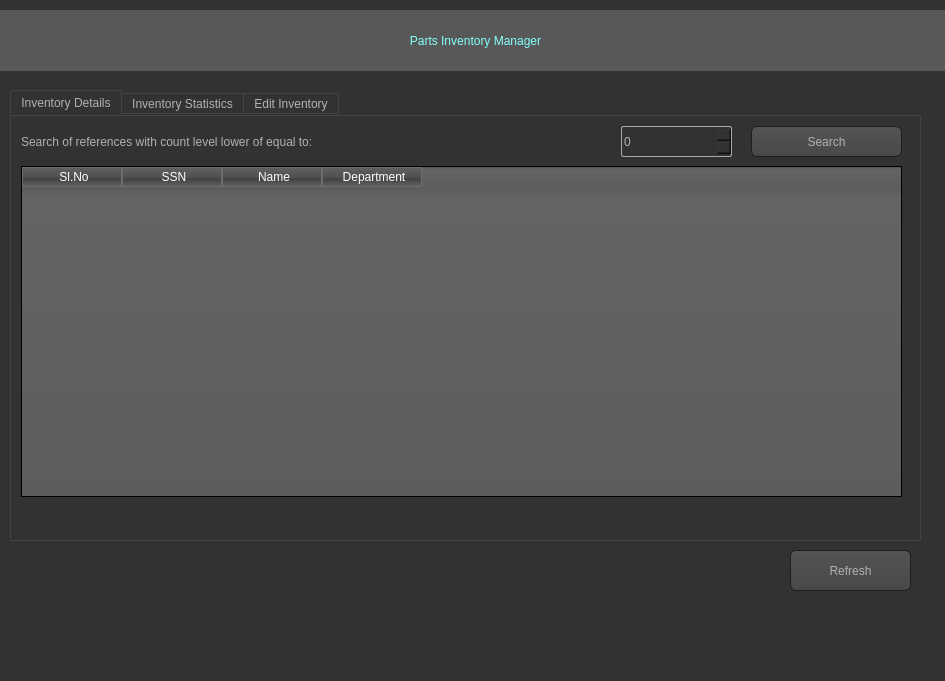
<?xml version="1.0" encoding="UTF-8"?>
<ui version="4.0">
 <class>MainWindow</class>
 <widget class="QMainWindow" name="MainWindow">
  <property name="geometry">
   <rect>
    <x>0</x>
    <y>0</y>
    <width>945</width>
    <height>681</height>
   </rect>
  </property>
  <property name="windowTitle">
   <string>Parts Inventory</string>
  </property>
  <property name="windowIcon">
   <iconset>
    <normaloff>C:/Users/subha/Downloads/pngwing.com.png</normaloff>C:/Users/subha/Downloads/pngwing.com.png</iconset>
  </property>
  <property name="styleSheet">
   <string notr="true">QToolTip
{
     border: 1px solid black;
     background-color: #ffa02f;
     padding: 1px;
     border-radius: 3px;
     opacity: 100;
}

QWidget
{
    color: #b1b1b1;
    background-color: #323232;
}

QTreeView, QListView
{
    background-color: silver;
    margin-left: 5px;
}

QWidget:item:hover
{
    background-color: QLinearGradient( x1: 0, y1: 0, x2: 0, y2: 1, stop: 0 #ffa02f, stop: 1 #ca0619);
    color: #000000;
}

QWidget:item:selected
{
    background-color: QLinearGradient( x1: 0, y1: 0, x2: 0, y2: 1, stop: 0 #ffa02f, stop: 1 #d7801a);
}

QMenuBar::item
{
    background: transparent;
}

QMenuBar::item:selected
{
    background: transparent;
    border: 1px solid #ffaa00;
}

QMenuBar::item:pressed
{
    background: #444;
    border: 1px solid #000;
    background-color: QLinearGradient(
        x1:0, y1:0,
        x2:0, y2:1,
        stop:1 #212121,
        stop:0.4 #343434/*,
        stop:0.2 #343434,
        stop:0.1 #ffaa00*/
    );
    margin-bottom:-1px;
    padding-bottom:1px;
}

QMenu
{
    border: 1px solid #000;
}

QMenu::item
{
    padding: 2px 20px 2px 20px;
}

QMenu::item:selected
{
    color: #000000;
}

QWidget:disabled
{
    color: #808080;
    background-color: #323232;
}

QAbstractItemView
{
    background-color: QLinearGradient( x1: 0, y1: 0, x2: 0, y2: 1, stop: 0 #4d4d4d, stop: 0.1 #646464, stop: 1 #5d5d5d);
}

QWidget:focus
{
    /*border: 1px solid darkgray;*/
}

QLineEdit
{
    background-color: QLinearGradient( x1: 0, y1: 0, x2: 0, y2: 1, stop: 0 #4d4d4d, stop: 0 #646464, stop: 1 #5d5d5d);
    padding: 1px;
    border-style: solid;
    border: 1px solid #1e1e1e;
    border-radius: 5;
}

QPushButton
{
    color: #b1b1b1;
    background-color: QLinearGradient( x1: 0, y1: 0, x2: 0, y2: 1, stop: 0 #565656, stop: 0.1 #525252, stop: 0.5 #4e4e4e, stop: 0.9 #4a4a4a, stop: 1 #464646);
    border-width: 1px;
    border-color: #1e1e1e;
    border-style: solid;
    border-radius: 6;
    padding: 3px;
    font-size: 12px;
    padding-left: 5px;
    padding-right: 5px;
    min-width: 40px;
}

QPushButton:pressed
{
    background-color: QLinearGradient( x1: 0, y1: 0, x2: 0, y2: 1, stop: 0 #2d2d2d, stop: 0.1 #2b2b2b, stop: 0.5 #292929, stop: 0.9 #282828, stop: 1 #252525);
}

QComboBox
{
    selection-background-color: #ffaa00;
    background-color: QLinearGradient( x1: 0, y1: 0, x2: 0, y2: 1, stop: 0 #565656, stop: 0.1 #525252, stop: 0.5 #4e4e4e, stop: 0.9 #4a4a4a, stop: 1 #464646);
    border-style: solid;
    border: 1px solid #1e1e1e;
    border-radius: 5;
}

QComboBox:hover,QPushButton:hover
{
    border: 2px solid QLinearGradient( x1: 0, y1: 0, x2: 0, y2: 1, stop: 0 #ffa02f, stop: 1 #d7801a);
}


QComboBox:on
{
    padding-top: 3px;
    padding-left: 4px;
    background-color: QLinearGradient( x1: 0, y1: 0, x2: 0, y2: 1, stop: 0 #2d2d2d, stop: 0.1 #2b2b2b, stop: 0.5 #292929, stop: 0.9 #282828, stop: 1 #252525);
    selection-background-color: #ffaa00;
}

QComboBox QAbstractItemView
{
    border: 2px solid darkgray;
    selection-background-color: QLinearGradient( x1: 0, y1: 0, x2: 0, y2: 1, stop: 0 #ffa02f, stop: 1 #d7801a);
}

QComboBox::drop-down
{
     subcontrol-origin: padding;
     subcontrol-position: top right;
     width: 15px;

     border-left-width: 0px;
     border-left-color: darkgray;
     border-left-style: solid; /* just a single line */
     border-top-right-radius: 3px; /* same radius as the QComboBox */
     border-bottom-right-radius: 3px;
 }

QComboBox::down-arrow
{
     image: url(:/dark_orange/img/down_arrow.png);
}

QGroupBox
{
    border: 1px solid darkgray;
    margin-top: 10px;
}

QGroupBox:focus
{
    border: 1px solid darkgray;
}

QTextEdit:focus
{
    border: 1px solid darkgray;
}

QScrollBar:horizontal {
     border: 1px solid #222222;
     background: QLinearGradient( x1: 0, y1: 0, x2: 0, y2: 1, stop: 0.0 #121212, stop: 0.2 #282828, stop: 1 #484848);
     height: 7px;
     margin: 0px 16px 0 16px;
}

QScrollBar::handle:horizontal
{
      background: QLinearGradient( x1: 0, y1: 0, x2: 1, y2: 0, stop: 0 #ffa02f, stop: 0.5 #d7801a, stop: 1 #ffa02f);
      min-height: 20px;
      border-radius: 2px;
}

QScrollBar::add-line:horizontal {
      border: 1px solid #1b1b19;
      border-radius: 2px;
      background: QLinearGradient( x1: 0, y1: 0, x2: 1, y2: 0, stop: 0 #ffa02f, stop: 1 #d7801a);
      width: 14px;
      subcontrol-position: right;
      subcontrol-origin: margin;
}

QScrollBar::sub-line:horizontal {
      border: 1px solid #1b1b19;
      border-radius: 2px;
      background: QLinearGradient( x1: 0, y1: 0, x2: 1, y2: 0, stop: 0 #ffa02f, stop: 1 #d7801a);
      width: 14px;
     subcontrol-position: left;
     subcontrol-origin: margin;
}

QScrollBar::right-arrow:horizontal, QScrollBar::left-arrow:horizontal
{
      border: 1px solid black;
      width: 1px;
      height: 1px;
      background: white;
}

QScrollBar::add-page:horizontal, QScrollBar::sub-page:horizontal
{
      background: none;
}

QScrollBar:vertical
{
      background: QLinearGradient( x1: 0, y1: 0, x2: 1, y2: 0, stop: 0.0 #121212, stop: 0.2 #282828, stop: 1 #484848);
      width: 7px;
      margin: 16px 0 16px 0;
      border: 1px solid #222222;
}

QScrollBar::handle:vertical
{
      background: QLinearGradient( x1: 0, y1: 0, x2: 0, y2: 1, stop: 0 #ffa02f, stop: 0.5 #d7801a, stop: 1 #ffa02f);
      min-height: 20px;
      border-radius: 2px;
}

QScrollBar::add-line:vertical
{
      border: 1px solid #1b1b19;
      border-radius: 2px;
      background: QLinearGradient( x1: 0, y1: 0, x2: 0, y2: 1, stop: 0 #ffa02f, stop: 1 #d7801a);
      height: 14px;
      subcontrol-position: bottom;
      subcontrol-origin: margin;
}

QScrollBar::sub-line:vertical
{
      border: 1px solid #1b1b19;
      border-radius: 2px;
      background: QLinearGradient( x1: 0, y1: 0, x2: 0, y2: 1, stop: 0 #d7801a, stop: 1 #ffa02f);
      height: 14px;
      subcontrol-position: top;
      subcontrol-origin: margin;
}

QScrollBar::up-arrow:vertical, QScrollBar::down-arrow:vertical
{
      border: 1px solid black;
      width: 1px;
      height: 1px;
      background: white;
}


QScrollBar::add-page:vertical, QScrollBar::sub-page:vertical
{
      background: none;
}

QTextEdit
{
    background-color: #242424;
}

QPlainTextEdit
{
    background-color: #242424;
}

QHeaderView::section
{
    background-color: QLinearGradient(x1:0, y1:0, x2:0, y2:1, stop:0 #616161, stop: 0.5 #505050, stop: 0.6 #434343, stop:1 #656565);
    color: white;
    padding-left: 4px;
    border: 1px solid #6c6c6c;
}

QCheckBox:disabled
{
color: #414141;
}

QDockWidget::title
{
    text-align: center;
    spacing: 3px; /* spacing between items in the tool bar */
    background-color: QLinearGradient(x1:0, y1:0, x2:0, y2:1, stop:0 #323232, stop: 0.5 #242424, stop:1 #323232);
}

QDockWidget::close-button, QDockWidget::float-button
{
    text-align: center;
    spacing: 1px; /* spacing between items in the tool bar */
    background-color: QLinearGradient(x1:0, y1:0, x2:0, y2:1, stop:0 #323232, stop: 0.5 #242424, stop:1 #323232);
}

QDockWidget::close-button:hover, QDockWidget::float-button:hover
{
    background: #242424;
}

QDockWidget::close-button:pressed, QDockWidget::float-button:pressed
{
    padding: 1px -1px -1px 1px;
}

QMainWindow::separator
{
    background-color: QLinearGradient(x1:0, y1:0, x2:0, y2:1, stop:0 #161616, stop: 0.5 #151515, stop: 0.6 #212121, stop:1 #343434);
    color: white;
    padding-left: 4px;
    border: 1px solid #4c4c4c;
    spacing: 3px; /* spacing between items in the tool bar */
}

QMainWindow::separator:hover
{

    background-color: QLinearGradient(x1:0, y1:0, x2:0, y2:1, stop:0 #d7801a, stop:0.5 #b56c17 stop:1 #ffa02f);
    color: white;
    padding-left: 4px;
    border: 1px solid #6c6c6c;
    spacing: 3px; /* spacing between items in the tool bar */
}

QToolBar::handle
{
     spacing: 3px; /* spacing between items in the tool bar */
     background: url(:/dark_orange/img/handle.png);
}

QMenu::separator
{
    height: 2px;
    background-color: QLinearGradient(x1:0, y1:0, x2:0, y2:1, stop:0 #161616, stop: 0.5 #151515, stop: 0.6 #212121, stop:1 #343434);
    color: white;
    padding-left: 4px;
    margin-left: 10px;
    margin-right: 5px;
}

QProgressBar
{
    border: 2px solid grey;
    border-radius: 5px;
    text-align: center;
}

QProgressBar::chunk
{
    background-color: #d7801a;
    width: 2.15px;
    margin: 0.5px;
}

QTabBar::tab {
    color: #b1b1b1;
    border: 1px solid #444;
    border-bottom-style: none;
    background-color: #323232;
    padding-left: 10px;
    padding-right: 10px;
    padding-top: 3px;
    padding-bottom: 2px;
    margin-right: -1px;
}

QTabWidget::pane {
    border: 1px solid #444;
    top: 1px;
}

QTabBar::tab:last
{
    margin-right: 0; /* the last selected tab has nothing to overlap with on the right */
    border-top-right-radius: 3px;
}

QTabBar::tab:first:!selected
{
 margin-left: 0px; /* the last selected tab has nothing to overlap with on the right */


    border-top-left-radius: 3px;
}

QTabBar::tab:!selected
{
    color: #b1b1b1;
    border-bottom-style: solid;
    margin-top: 3px;
    background-color: QLinearGradient(x1:0, y1:0, x2:0, y2:1, stop:1 #212121, stop:.4 #343434);
}

QTabBar::tab:selected
{
    border-top-left-radius: 3px;
    border-top-right-radius: 3px;
    margin-bottom: 0px;
}

QTabBar::tab:!selected:hover
{
    /*border-top: 2px solid #ffaa00;
    padding-bottom: 3px;*/
    border-top-left-radius: 3px;
    border-top-right-radius: 3px;
    background-color: QLinearGradient(x1:0, y1:0, x2:0, y2:1, stop:1 #212121, stop:0.4 #343434, stop:0.2 #343434, stop:0.1 #ffaa00);
}

QRadioButton::indicator:checked, QRadioButton::indicator:unchecked{
    color: #b1b1b1;
    background-color: #323232;
    border: 1px solid #b1b1b1;
    border-radius: 6px;
}

QRadioButton::indicator:checked
{
    background-color: qradialgradient(
        cx: 0.5, cy: 0.5,
        fx: 0.5, fy: 0.5,
        radius: 1.0,
        stop: 0.25 #ffaa00,
        stop: 0.3 #323232
    );
}

QCheckBox::indicator{
    color: #b1b1b1;
    background-color: #323232;
    border: 1px solid #b1b1b1;
    width: 9px;
    height: 9px;
}

QRadioButton::indicator
{
    border-radius: 6px;
}

QRadioButton::indicator:hover, QCheckBox::indicator:hover
{
    border: 1px solid #ffaa00;
}

QCheckBox::indicator:checked
{
    image:url(:/dark_orange/img/checkbox.png);
}

QCheckBox::indicator:disabled, QRadioButton::indicator:disabled
{
    border: 1px solid #444;
}


QSlider::groove:horizontal {
    border: 1px solid #3A3939;
    height: 8px;
    background: #201F1F;
    margin: 2px 0;
    border-radius: 2px;
}

QSlider::handle:horizontal {
    background: QLinearGradient( x1: 0, y1: 0, x2: 0, y2: 1,
      stop: 0.0 silver, stop: 0.2 #a8a8a8, stop: 1 #727272);
    border: 1px solid #3A3939;
    width: 14px;
    height: 14px;
    margin: -4px 0;
    border-radius: 2px;
}

QSlider::groove:vertical {
    border: 1px solid #3A3939;
    width: 8px;
    background: #201F1F;
    margin: 0 0px;
    border-radius: 2px;
}

QSlider::handle:vertical {
    background: QLinearGradient( x1: 0, y1: 0, x2: 0, y2: 1, stop: 0.0 silver,
      stop: 0.2 #a8a8a8, stop: 1 #727272);
    border: 1px solid #3A3939;
    width: 14px;
    height: 14px;
    margin: 0 -4px;
    border-radius: 2px;
}

QAbstractSpinBox {
    padding-top: 2px;
    padding-bottom: 2px;
    border: 1px solid darkgray;

    border-radius: 2px;
    min-width: 50px;
}

</string>
  </property>
  <widget class="QWidget" name="centralwidget">
   <widget class="QTabWidget" name="tabWidget">
    <property name="geometry">
     <rect>
      <x>10</x>
      <y>90</y>
      <width>911</width>
      <height>451</height>
     </rect>
    </property>
    <property name="styleSheet">
     <string notr="true">font: 16pt &quot;Century Gothic&quot;;</string>
    </property>
    <property name="currentIndex">
     <number>0</number>
    </property>
    <widget class="QWidget" name="tab">
     <attribute name="title">
      <string>Inventory Details</string>
     </attribute>
     <widget class="QTableWidget" name="table1">
      <property name="geometry">
       <rect>
        <x>10</x>
        <y>50</y>
        <width>881</width>
        <height>331</height>
       </rect>
      </property>
      <property name="styleSheet">
       <string notr="true">font: 10pt &quot;Century Gothic&quot;;</string>
      </property>
      <column>
       <property name="text">
        <string>Sl.No</string>
       </property>
      </column>
      <column>
       <property name="text">
        <string>SSN</string>
       </property>
      </column>
      <column>
       <property name="text">
        <string>Name</string>
       </property>
      </column>
      <column>
       <property name="text">
        <string>Department</string>
       </property>
      </column>
     </widget>
     <widget class="QLabel" name="label_2">
      <property name="geometry">
       <rect>
        <x>10</x>
        <y>10</y>
        <width>511</width>
        <height>31</height>
       </rect>
      </property>
      <property name="styleSheet">
       <string notr="true">font: 14pt &quot;Century Gothic&quot;;</string>
      </property>
      <property name="text">
       <string>Search of references with count level lower of equal to: </string>
      </property>
     </widget>
     <widget class="QSpinBox" name="count_filter1">
      <property name="geometry">
       <rect>
        <x>610</x>
        <y>10</y>
        <width>111</width>
        <height>31</height>
       </rect>
      </property>
     </widget>
     <widget class="QPushButton" name="search">
      <property name="geometry">
       <rect>
        <x>740</x>
        <y>10</y>
        <width>151</width>
        <height>31</height>
       </rect>
      </property>
      <property name="styleSheet">
       <string notr="true">font: 16pt &quot;Century Gothic&quot;;
</string>
      </property>
      <property name="text">
       <string>Search</string>
      </property>
     </widget>
    </widget>
    <widget class="QWidget" name="tab_3">
     <attribute name="title">
      <string>Inventory Statistics</string>
     </attribute>
     <widget class="QLabel" name="label_3">
      <property name="geometry">
       <rect>
        <x>20</x>
        <y>20</y>
        <width>241</width>
        <height>51</height>
       </rect>
      </property>
      <property name="text">
       <string>Number of Reference</string>
      </property>
     </widget>
     <widget class="QLabel" name="label_4">
      <property name="geometry">
       <rect>
        <x>20</x>
        <y>100</y>
        <width>221</width>
        <height>51</height>
       </rect>
      </property>
      <property name="text">
       <string>Number of Parts Type</string>
      </property>
     </widget>
     <widget class="QLabel" name="label_5">
      <property name="geometry">
       <rect>
        <x>420</x>
        <y>20</y>
        <width>221</width>
        <height>51</height>
       </rect>
      </property>
      <property name="text">
       <string>Min. Number of Holes </string>
      </property>
     </widget>
     <widget class="QLabel" name="label_6">
      <property name="geometry">
       <rect>
        <x>420</x>
        <y>100</y>
        <width>231</width>
        <height>51</height>
       </rect>
      </property>
      <property name="text">
       <string>Max. Number of Holes </string>
      </property>
     </widget>
     <widget class="QLabel" name="lbl_ref_nbr">
      <property name="geometry">
       <rect>
        <x>260</x>
        <y>20</y>
        <width>51</width>
        <height>51</height>
       </rect>
      </property>
      <property name="styleSheet">
       <string notr="true">font: 24pt &quot;Century Gothic&quot;;
color: rgb(255, 0, 0);</string>
      </property>
      <property name="text">
       <string>0</string>
      </property>
     </widget>
     <widget class="QLabel" name="lbl_parts_nbr">
      <property name="geometry">
       <rect>
        <x>260</x>
        <y>100</y>
        <width>51</width>
        <height>51</height>
       </rect>
      </property>
      <property name="styleSheet">
       <string notr="true">font: 24pt &quot;Century Gothic&quot;;
color: rgb(255, 0, 0);</string>
      </property>
      <property name="text">
       <string>0</string>
      </property>
     </widget>
     <widget class="QLabel" name="lbl_min_hole">
      <property name="geometry">
       <rect>
        <x>670</x>
        <y>20</y>
        <width>51</width>
        <height>51</height>
       </rect>
      </property>
      <property name="styleSheet">
       <string notr="true">font: 24pt &quot;Century Gothic&quot;;
color: rgb(255, 0, 0);</string>
      </property>
      <property name="text">
       <string>0</string>
      </property>
     </widget>
     <widget class="QLabel" name="lbl_max_hole">
      <property name="geometry">
       <rect>
        <x>670</x>
        <y>100</y>
        <width>51</width>
        <height>51</height>
       </rect>
      </property>
      <property name="styleSheet">
       <string notr="true">font: 24pt &quot;Century Gothic&quot;;
color: rgb(255, 0, 0);</string>
      </property>
      <property name="text">
       <string>0</string>
      </property>
     </widget>
     <widget class="QTableWidget" name="table2">
      <property name="geometry">
       <rect>
        <x>20</x>
        <y>220</y>
        <width>721</width>
        <height>161</height>
       </rect>
      </property>
      <property name="styleSheet">
       <string notr="true">font: 75 12pt &quot;Century Gothic&quot;;</string>
      </property>
      <column>
       <property name="text">
        <string>References</string>
       </property>
      </column>
      <column>
       <property name="text">
        <string>Part Name</string>
       </property>
      </column>
      <column>
       <property name="text">
        <string>Count</string>
       </property>
      </column>
     </widget>
     <widget class="QLabel" name="label_16">
      <property name="geometry">
       <rect>
        <x>30</x>
        <y>180</y>
        <width>531</width>
        <height>31</height>
       </rect>
      </property>
      <property name="text">
       <string>Top 3 Reference with minimum inventory level</string>
      </property>
     </widget>
     <widget class="QPushButton" name="check_btn">
      <property name="geometry">
       <rect>
        <x>760</x>
        <y>222</y>
        <width>141</width>
        <height>161</height>
       </rect>
      </property>
      <property name="text">
       <string>Check</string>
      </property>
     </widget>
    </widget>
    <widget class="QWidget" name="tab_2">
     <attribute name="title">
      <string>Edit Inventory</string>
     </attribute>
     <widget class="QLabel" name="label_12">
      <property name="geometry">
       <rect>
        <x>40</x>
        <y>90</y>
        <width>201</width>
        <height>51</height>
       </rect>
      </property>
      <property name="text">
       <string>Reference</string>
      </property>
     </widget>
     <widget class="QLabel" name="label_13">
      <property name="geometry">
       <rect>
        <x>40</x>
        <y>140</y>
        <width>201</width>
        <height>51</height>
       </rect>
      </property>
      <property name="text">
       <string>Part Name</string>
      </property>
     </widget>
     <widget class="QLabel" name="label_14">
      <property name="geometry">
       <rect>
        <x>40</x>
        <y>190</y>
        <width>201</width>
        <height>51</height>
       </rect>
      </property>
      <property name="text">
       <string>Min Area</string>
      </property>
     </widget>
     <widget class="QLabel" name="label_15">
      <property name="geometry">
       <rect>
        <x>40</x>
        <y>240</y>
        <width>201</width>
        <height>51</height>
       </rect>
      </property>
      <property name="text">
       <string>Max Area</string>
      </property>
     </widget>
     <widget class="QLabel" name="label_27">
      <property name="geometry">
       <rect>
        <x>500</x>
        <y>140</y>
        <width>201</width>
        <height>51</height>
       </rect>
      </property>
      <property name="text">
       <string>Min Diameter</string>
      </property>
     </widget>
     <widget class="QLabel" name="label_28">
      <property name="geometry">
       <rect>
        <x>500</x>
        <y>240</y>
        <width>201</width>
        <height>51</height>
       </rect>
      </property>
      <property name="text">
       <string>Count</string>
      </property>
     </widget>
     <widget class="QLabel" name="label_29">
      <property name="geometry">
       <rect>
        <x>500</x>
        <y>90</y>
        <width>201</width>
        <height>51</height>
       </rect>
      </property>
      <property name="text">
       <string>Number of Holes</string>
      </property>
     </widget>
     <widget class="QLabel" name="label_30">
      <property name="geometry">
       <rect>
        <x>500</x>
        <y>190</y>
        <width>201</width>
        <height>51</height>
       </rect>
      </property>
      <property name="text">
       <string>Max Diameter</string>
      </property>
     </widget>
     <widget class="QLabel" name="label_31">
      <property name="geometry">
       <rect>
        <x>260</x>
        <y>30</y>
        <width>71</width>
        <height>51</height>
       </rect>
      </property>
      <property name="text">
       <string>ID</string>
      </property>
     </widget>
     <widget class="QLineEdit" name="reference">
      <property name="geometry">
       <rect>
        <x>190</x>
        <y>100</y>
        <width>161</width>
        <height>31</height>
       </rect>
      </property>
      <property name="inputMask">
       <string/>
      </property>
      <property name="text">
       <string/>
      </property>
     </widget>
     <widget class="QLineEdit" name="part_name">
      <property name="geometry">
       <rect>
        <x>190</x>
        <y>150</y>
        <width>161</width>
        <height>31</height>
       </rect>
      </property>
      <property name="inputMask">
       <string/>
      </property>
      <property name="text">
       <string/>
      </property>
     </widget>
     <widget class="QLineEdit" name="min_area">
      <property name="geometry">
       <rect>
        <x>190</x>
        <y>200</y>
        <width>161</width>
        <height>31</height>
       </rect>
      </property>
      <property name="inputMask">
       <string/>
      </property>
      <property name="text">
       <string/>
      </property>
     </widget>
     <widget class="QLineEdit" name="max_area">
      <property name="geometry">
       <rect>
        <x>190</x>
        <y>250</y>
        <width>161</width>
        <height>31</height>
       </rect>
      </property>
      <property name="inputMask">
       <string/>
      </property>
      <property name="text">
       <string/>
      </property>
     </widget>
     <widget class="QLineEdit" name="max_diameter">
      <property name="geometry">
       <rect>
        <x>690</x>
        <y>200</y>
        <width>161</width>
        <height>31</height>
       </rect>
      </property>
      <property name="inputMask">
       <string/>
      </property>
      <property name="text">
       <string/>
      </property>
     </widget>
     <widget class="QLineEdit" name="min_diameter">
      <property name="geometry">
       <rect>
        <x>690</x>
        <y>150</y>
        <width>161</width>
        <height>31</height>
       </rect>
      </property>
      <property name="styleSheet">
       <string notr="true"/>
      </property>
      <property name="inputMask">
       <string/>
      </property>
      <property name="text">
       <string/>
      </property>
     </widget>
     <widget class="QLineEdit" name="number_of_hole">
      <property name="geometry">
       <rect>
        <x>690</x>
        <y>110</y>
        <width>161</width>
        <height>31</height>
       </rect>
      </property>
      <property name="inputMask">
       <string/>
      </property>
      <property name="text">
       <string/>
      </property>
     </widget>
     <widget class="QLabel" name="label_47">
      <property name="geometry">
       <rect>
        <x>760</x>
        <y>30</y>
        <width>71</width>
        <height>51</height>
       </rect>
      </property>
      <property name="text">
       <string>ID</string>
      </property>
     </widget>
     <widget class="QSpinBox" name="count">
      <property name="geometry">
       <rect>
        <x>690</x>
        <y>250</y>
        <width>161</width>
        <height>31</height>
       </rect>
      </property>
     </widget>
     <widget class="QPushButton" name="previous_btn">
      <property name="geometry">
       <rect>
        <x>110</x>
        <y>360</y>
        <width>61</width>
        <height>41</height>
       </rect>
      </property>
      <property name="styleSheet">
       <string notr="true">color: rgb(255, 0, 0);</string>
      </property>
      <property name="text">
       <string>&lt;</string>
      </property>
     </widget>
     <widget class="QPushButton" name="first_btn">
      <property name="geometry">
       <rect>
        <x>40</x>
        <y>360</y>
        <width>61</width>
        <height>41</height>
       </rect>
      </property>
      <property name="styleSheet">
       <string notr="true">color: rgb(255, 0, 0);</string>
      </property>
      <property name="text">
       <string>&lt;&lt;</string>
      </property>
     </widget>
     <widget class="QPushButton" name="last_btn">
      <property name="geometry">
       <rect>
        <x>250</x>
        <y>360</y>
        <width>61</width>
        <height>41</height>
       </rect>
      </property>
      <property name="styleSheet">
       <string notr="true">color: rgb(255, 0, 0);</string>
      </property>
      <property name="text">
       <string>&gt;&gt;</string>
      </property>
     </widget>
     <widget class="QPushButton" name="next_btn">
      <property name="geometry">
       <rect>
        <x>180</x>
        <y>360</y>
        <width>61</width>
        <height>41</height>
       </rect>
      </property>
      <property name="styleSheet">
       <string notr="true">color: rgb(255, 0, 0);
</string>
      </property>
      <property name="text">
       <string>&gt;</string>
      </property>
     </widget>
     <widget class="QPushButton" name="add_btn">
      <property name="geometry">
       <rect>
        <x>790</x>
        <y>360</y>
        <width>111</width>
        <height>41</height>
       </rect>
      </property>
      <property name="text">
       <string>Add</string>
      </property>
     </widget>
     <widget class="QPushButton" name="delete_btn">
      <property name="geometry">
       <rect>
        <x>670</x>
        <y>360</y>
        <width>111</width>
        <height>41</height>
       </rect>
      </property>
      <property name="text">
       <string>Delete</string>
      </property>
     </widget>
     <widget class="QPushButton" name="update_btn">
      <property name="geometry">
       <rect>
        <x>550</x>
        <y>360</y>
        <width>111</width>
        <height>41</height>
       </rect>
      </property>
      <property name="text">
       <string>Update</string>
      </property>
     </widget>
    </widget>
   </widget>
   <widget class="QLabel" name="label">
    <property name="geometry">
     <rect>
      <x>0</x>
      <y>10</y>
      <width>951</width>
      <height>61</height>
     </rect>
    </property>
    <property name="styleSheet">
     <string notr="true">font: 75 30pt &quot;Century Gothic&quot;;
color: rgb(131, 255, 251);
background-color: rgb(88, 88, 88);</string>
    </property>
    <property name="text">
     <string>Parts Inventory Manager</string>
    </property>
    <property name="alignment">
     <set>Qt::AlignCenter</set>
    </property>
   </widget>
   <widget class="QPushButton" name="refresh_btn">
    <property name="geometry">
     <rect>
      <x>790</x>
      <y>550</y>
      <width>121</width>
      <height>41</height>
     </rect>
    </property>
    <property name="styleSheet">
     <string notr="true">font: 16pt &quot;Century Gothic&quot;;</string>
    </property>
    <property name="text">
     <string>Refresh</string>
    </property>
   </widget>
  </widget>
  <widget class="QMenuBar" name="menubar">
   <property name="geometry">
    <rect>
     <x>0</x>
     <y>0</y>
     <width>945</width>
     <height>21</height>
    </rect>
   </property>
  </widget>
  <widget class="QStatusBar" name="statusbar"/>
 </widget>
 <resources/>
 <connections/>
</ui>
